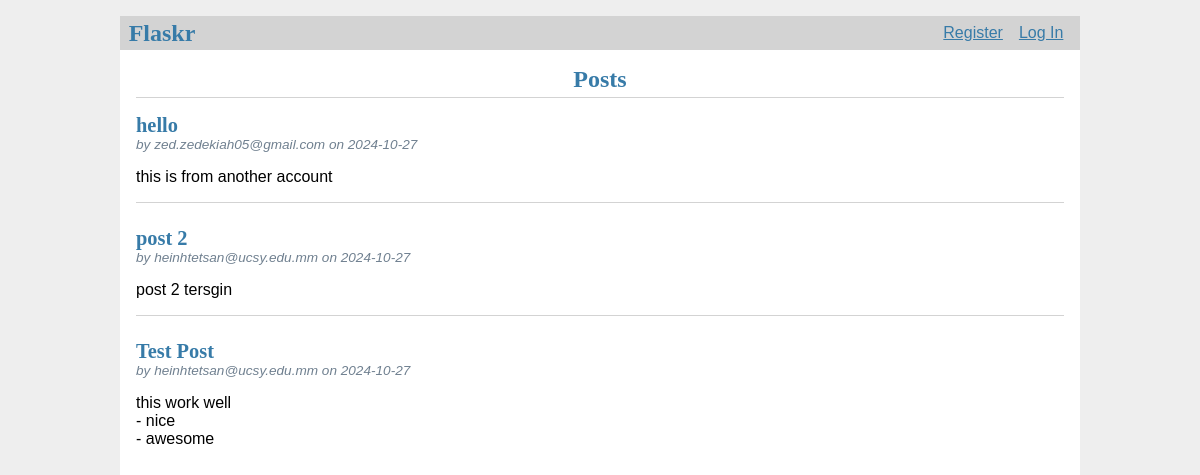
The app's page /, older data.
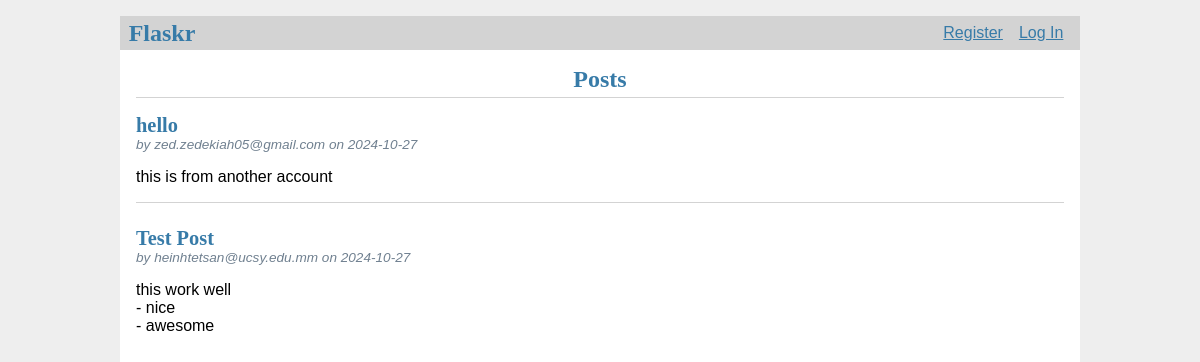
The same page, newer data.
### tables this page shows
CREATE TABLE post (
  id INTEGER PRIMARY KEY AUTOINCREMENT,
  author_id INTEGER NOT NULL,
  created TIMESTAMP NOT NULL DEFAULT CURRENT_TIMESTAMP,
  title TEXT NOT NULL,
  body TEXT NOT NULL,
  FOREIGN KEY (author_id) REFERENCES user (id)
);

CREATE TABLE user (
  id INTEGER PRIMARY KEY AUTOINCREMENT,
  username TEXT UNIQUE NOT NULL,
  password TEXT NOT NULL
);

### flaskr/blog.py (the view)
@bp.route('/')
def index():
    db = get_db()
    posts = db.execute(
        'SELECT p.id, title, body, created, author_id, username'
        ' FROM post p JOIN user u ON p.author_id = u.id'
        ' ORDER BY created DESC'
    ).fetchall()
    return render_template('blog/index.html', posts=posts)

### flaskr/auth.py (called while the page is built)
@bp.before_app_request
def load_logged_in_user():
    user_id = session.get('user_id')
    if user_id is None:
        g.user = None
    else:
        g.user = get_db().execute(
            'SELECT * FROM user WHERE id = ?', (user_id,)
        ).fetchone()

### flaskr/db.py (called while the page is built)
def get_db():
    if 'db' not in g:
        g.db = sqlite3.connect(
            current_app.config['DATABASE'],
            detect_types=sqlite3.PARSE_DECLTYPES
        )
        g.db.row_factory = sqlite3.Row
    return g.db

### flaskr/templates/blog/index.html (shortened to what this page needs)
{% extends 'base.html' %}
{% block header %}
<h1>{% block title %}Posts{% endblock %}</h1>
{% endblock %}
{% block content %}
{% for post in posts %}
<article class="post">
    <header>
        <div>
            <h1>{{ post['title'] }}</h1>
            <div class="about">by {{ post['username'] }} on {{ post['created'].strftime('%Y-%m-%d') }}</div>
        </div>
    </header>
    <p class="body">{{ post['body'] }}</p>
</article>
{% if not loop.last %}
<hr>
{% endif %}
{% endfor %}
{% endblock %}

Row changes from the older to the newer data that the page shows:
removed post: title "post 2", username "heinhtetsan@ucsy.edu.mm", created "2024-10-27", body "post 2 tersgin"
